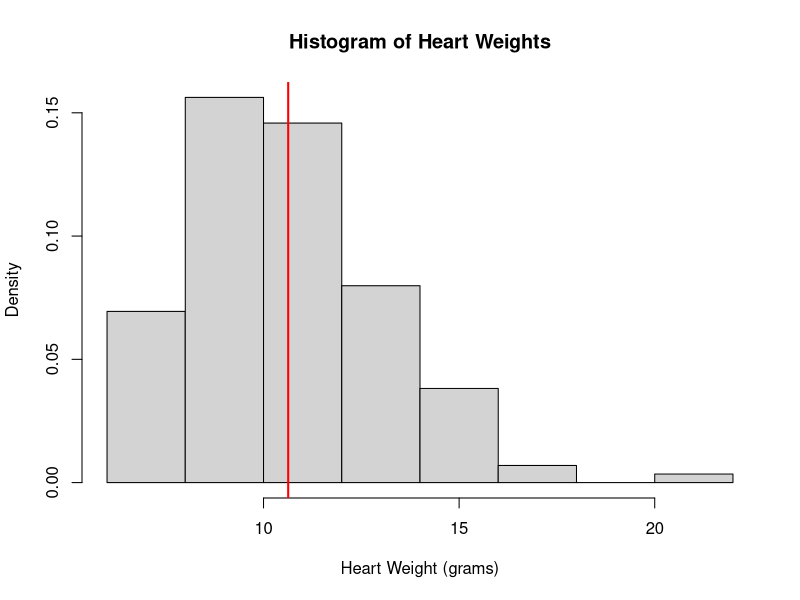
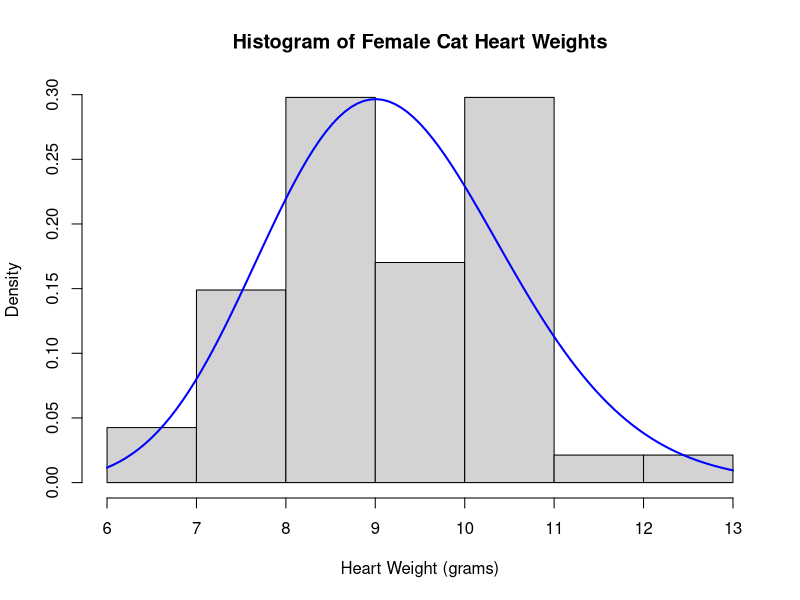
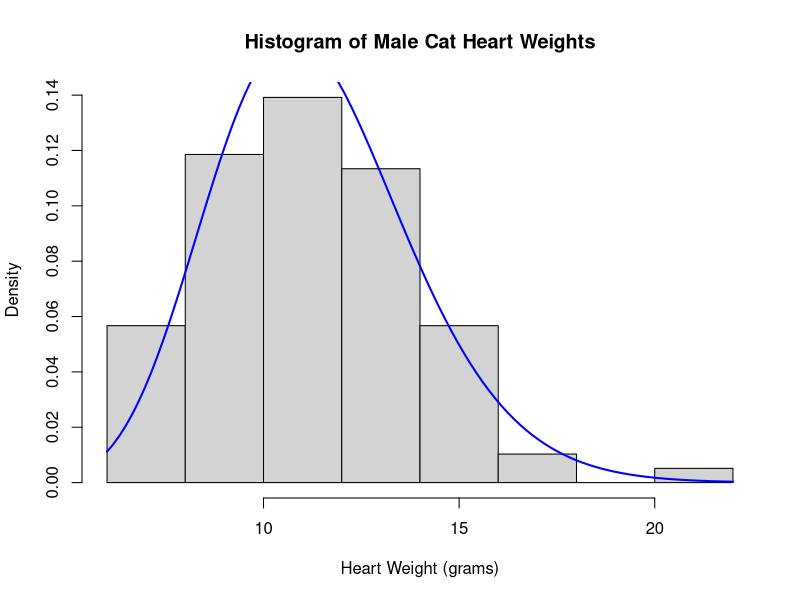
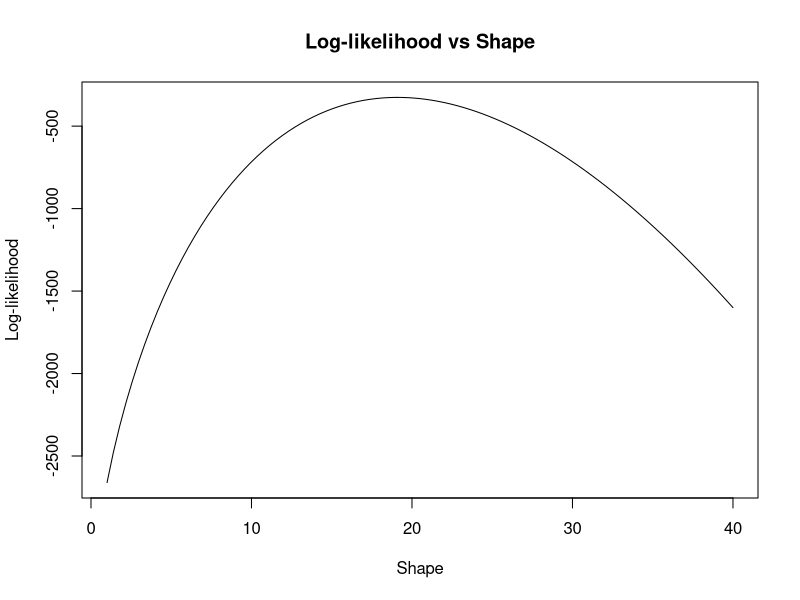
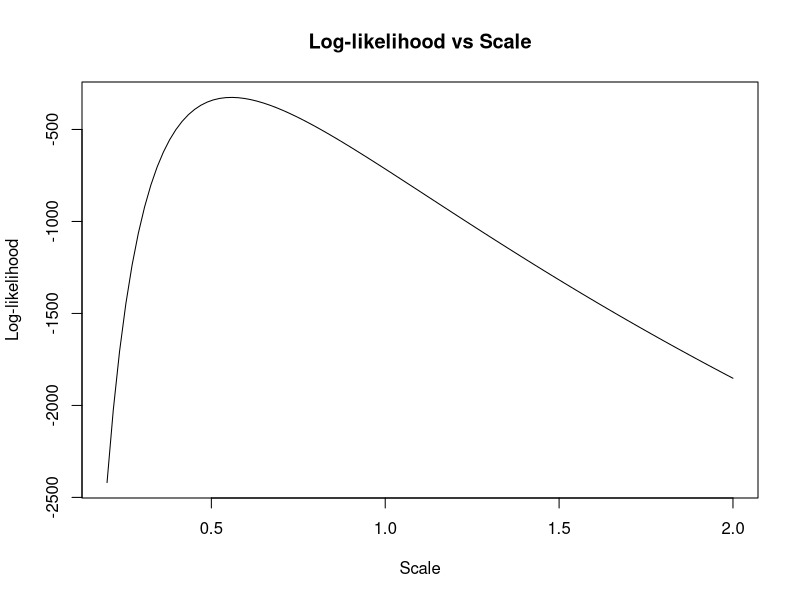
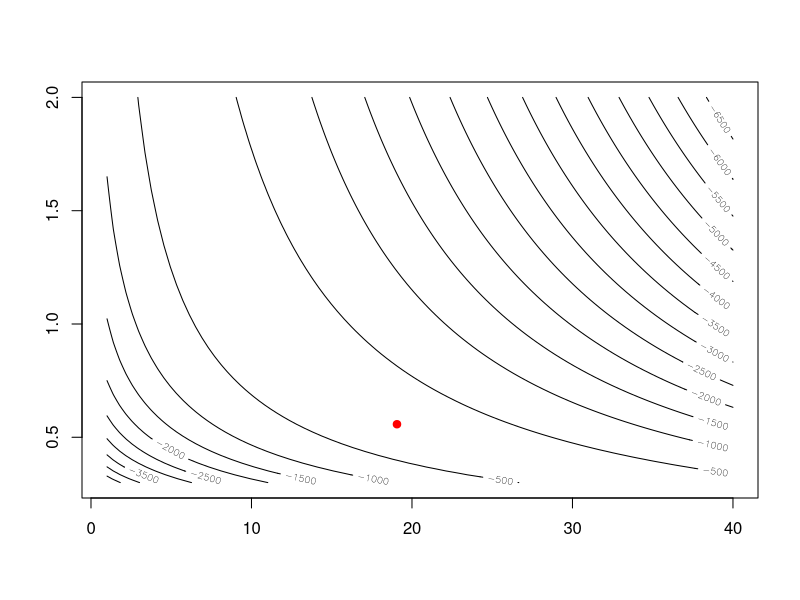
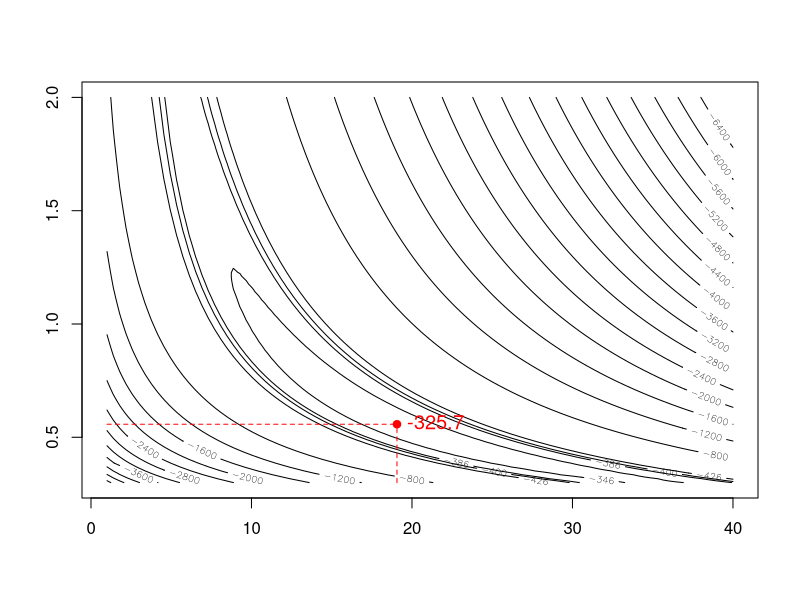
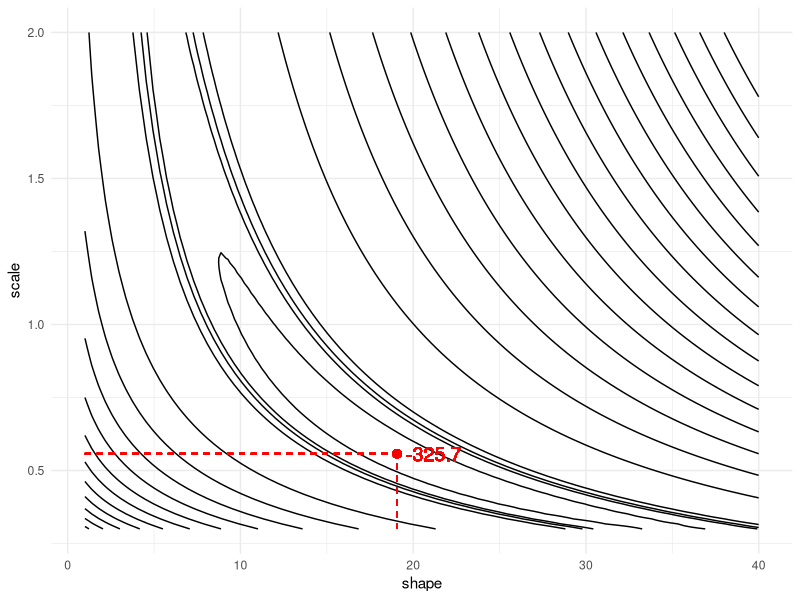

Here is the R script that generated these plots, in order:
## ---- chunk 1
knitr::opts_chunk$set(echo = TRUE)
## ---- chunk 2
library(MASS)
summary(cats)
## ---- chunk 3
hist(cats$Hwt, probability = TRUE, main = "Histogram of Heart Weights", xlab = "Heart Weight (grams)")
abline(v = mean(cats$Hwt), col = "red", lwd = 2)
## ---- chunk 4
gamma_params <- function(mean, variance) {
  a <- mean * mean / variance
  s <- variance / mean
  return(list(a = a, s = s))
}
## ---- chunk 5
mean_val <- mean(cats$Hwt)
sd_val <- sd(cats$Hwt)
variance_val <- var(cats$Hwt)

cat("Mean of Heart Weights:", mean_val, "\n")
cat("Standard Deviation of Heart Weights:", sd_val, "\n")
cat("Variance of Heart Weights:", variance_val, "\n")

params <- gamma_params(mean_val, variance_val)
print(params)
## ---- chunk 6
cat_stats <- function(data) {
  mean_val <- mean(data)
  variance_val <- var(data)
  params <- gamma_params(mean_val, variance_val)
  return(list(mean = mean_val, variance = variance_val, a = params$a, s = params$s))
}
## ---- chunk 7
male_stats <- cat_stats(cats$Hwt[cats$Sex == "M"])
female_stats <- cat_stats(cats$Hwt[cats$Sex == "F"])
print("Statistics for Male Cats:")
print(male_stats)
print("\nStatistics for Female Cats:")
print(female_stats)
## ---- chunk 8
hist(cats$Hwt[cats$Sex == "F"], probability = TRUE, main = "Histogram of Female Cat Heart Weights", xlab = "Heart Weight (grams)")
curve(dgamma(x, shape = female_stats$a, scale = female_stats$s), add = TRUE, col = "blue", lwd = 2)
## ---- chunk 9
hist(cats$Hwt[cats$Sex == "M"], probability = TRUE, main = "Histogram of Male Cat Heart Weights", xlab = "Heart Weight (grams)")
curve(dgamma(x, shape = male_stats$a, scale = male_stats$s), add = TRUE, col = "blue", lwd = 2)
## ---- chunk 10
log_likelihood <- function(data, shape, scale) {
  sum(log(dgamma(data, shape = shape, scale = scale)))
}
log_likelihood_val <- log_likelihood(cats$Hwt, params$a, params$s)
rounded_log_likelihood_val <- round(log_likelihood_val)
print(log_likelihood_val)
print(rounded_log_likelihood_val)
## ---- chunk 11
gamma_log_lik <- function(dat, shape, scale) {
  sum(log(dgamma(dat, shape = shape, scale = scale)))
}
## ---- chunk 12
log_lik_val <- gamma_log_lik(cats$Hwt, params$a, params$s)
print(log_lik_val)
## ---- chunk 13
log_lik_shape <- function(x) {
  sapply(x, function(shape) gamma_log_lik(cats$Hwt, shape, params$s))
}

curve(log_lik_shape, from = 1, to = 40, main = "Log-likelihood vs Shape", xlab = "Shape", ylab = "Log-likelihood")
## ---- chunk 14
log_lik_scale <- function(x) {
  sapply(x, function(scale) gamma_log_lik(cats$Hwt, params$a, scale))
}

curve(log_lik_scale, from = 0.2, to = 2, main = "Log-likelihood vs Scale", xlab = "Scale", ylab = "Log-likelihood")
## ---- chunk 15
shape_values <- seq(1, 40, by = 0.1)
log_lik_values_shape <- log_lik_shape(shape_values)

# For shape
max_shape_index = which(log_lik_values_shape == max(log_lik_values_shape))
max_shape_value = shape_values[max_shape_index]

scale_values <- seq(0.2, 2, by = 0.01)
log_lik_values_scale <- log_lik_scale(scale_values)

# For scale
max_scale_index = which(log_lik_values_scale == max(log_lik_values_scale))
max_scale_value = scale_values[max_scale_index]

print(paste("Maxima for shape: ", max_shape_value))
print(paste("Maxima for scale: ", max_scale_value))

## ---- chunk 16
gamma_cats <- function(shape, scale) {
  gamma_log_lik(cats$Hwt, shape, scale)
}
## ---- chunk 17
# Create sequences of shape and scale values
shape_vals <- seq(1, 40, length.out = 100)
scale_vals <- seq(0.3, 2, length.out = 100)

# Use outer to create a matrix of log-likelihood values
z <- outer(shape_vals, scale_vals, Vectorize(gamma_cats))

# Plot the contour map
contour(shape_vals, scale_vals, z, nlevels = 20)

# Add a point for the moment-based estimates
points(params$a, params$s, col = "red", pch = 19)
## ---- chunk 18
# Specify the custom contour levels
custom_levels <- c(-6400, -6000, -5600, -5200, -4800, -4400, -4000, -3600, -3200, -2800, -2400, -2000, -1600, -1200, -800, -426, -400, -386, -346)

# Plot the contour map with custom levels
contour(shape_vals, scale_vals, z, levels = custom_levels)

# Add a point for the moment-based estimates
points(params$a, params$s, col = "red", pch = 19)

# Draw segments indicating the levels of the moment-based parameters
segments(x0 = min(shape_vals), y0 = params$s, x1 = params$a, y1 = params$s, col = "red", lty = 2)
segments(x0 = params$a, y0 = min(scale_vals), x1 = params$a, y1 = params$s, col = "red", lty = 2)

# Calculate the maximum log-likelihood value for labeling
max_log_lik <- sprintf("%.1f", log_likelihood(cats$Hwt, params$a, params$s))

# Add a label for the moment-based estimates
text(params$a, params$s, labels = max_log_lik, pos = 4, cex = 1.2, col = "red")
## ---- chunk 19
library(ggplot2)

# Convert the matrix of log-likelihood values into a long format data frame
df <- expand.grid(shape = shape_vals, scale = scale_vals)
df$log_lik <- c(z)

# Plot using ggplot and geom_contour with custom levels
ggplot(df, aes(x = shape, y = scale, z = log_lik)) +
  geom_contour(color = "black", breaks = custom_levels) +
  geom_point(aes(x = params$a, y = params$s), color = "red", size = 2.5) +
  geom_segment(aes(x = min(shape_vals), y = params$s, xend = params$a, yend = params$s), color = "red", linetype = "dashed") +
  geom_segment(aes(x = params$a, y = min(scale_vals), xend = params$a, yend = params$s), color = "red", linetype = "dashed") +
  geom_text(aes(x = params$a, y = params$s, label = max_log_lik), hjust = -0.15, vjust = 0.5, color = "red", size = 5) +
  theme_minimal()
## ---- chunk 20
# Adjust the range of shape_vals and scale_vals to zoom in on the region of interest
shape_vals_zoom <- seq(params$a - 10, params$a + 10, length.out = 100)
scale_vals_zoom <- seq(params$s - 0.5, params$s + 0.5, length.out = 100)

# Recalculate the matrix z using the new ranges
z_zoom <- outer(shape_vals_zoom, scale_vals_zoom, Vectorize(gamma_cats))

# Plot the zoomed-in contour map with custom levels
contour(shape_vals_zoom, scale_vals_zoom, z_zoom, levels = custom_levels)

# Add a point for the moment-based estimates
points(params$a, params$s, col = "red", pch = 19)

# Draw segments indicating the levels of the moment-based parameters
segments(x0 = min(shape_vals_zoom), y0 = params$s, x1 = params$a, y1 = params$s, col = "red", lty = 2)
segments(x0 = params$a, y0 = min(scale_vals_zoom), x1 = params$a, y1 = params$s, col = "red", lty = 2)

# Add a label for the moment-based estimates with one decimal place, larger font, and red color, positioned to the right of the point
text(params$a, params$s, labels = sprintf("%.1f", log_likelihood(cats$Hwt, params$a, params$s)), pos = 4, cex = 1.2, col = "red", offset = 0.5)
## ---- chunk 21
library(numDeriv)

# Negative log-likelihood function
nll_gamma <- function(params, data) {
  shape <- params[1]
  scale <- params[2]
  -sum(log(dgamma(data, shape = shape, scale = scale)))
}

# Initial values
start_params <- c(params$a, params$s)

# Use optim to find MLE
result_optim <- optim(par = start_params, fn = nll_gamma, data = cats$Hwt, method = "BFGS")

# Extract the MLEs
mle_shape <- result_optim$par[1]
mle_scale <- result_optim$par[2]

# Compute the log-likelihood for MLEs from optim
log_likelihood_optim <- -nll_gamma(c(mle_shape, mle_scale), cats$Hwt)

print(paste("Log-Likelihood using optim: ", log_likelihood_optim))
print(paste("MLE for shape (using optim): ", mle_shape))
print(paste("MLE for scale (using optim): ", mle_scale))
## ---- chunk 22
# Compute the gradient at the MLEs
gradient_at_mle <- grad(func = function(params) nll_gamma(params, cats$Hwt), x = c(mle_shape, mle_scale))

# Print the gradient values
print(paste("Gradient for Shape using optim: ", gradient_at_mle[1]))
print(paste("Gradient for Scale using optim: ", gradient_at_mle[2]))
## ---- chunk 23
gradient_descent <- function(f, theta0, step_scale, stopping_deriv, max_iter, ...) {
  theta <- theta0
  for (i in 1:max_iter) {
    gradient <- numDeriv::grad(f, theta, ...)
    if(all(abs(gradient) < stopping_deriv)) {
      break()
    }
    theta <- theta - step_scale * gradient
  }
  if (i == max_iter) {
    warning("Maximal number of iterations reached, convergence not assured")
  }
  fit <- 
    list(
      argmin = theta,
      final_gradient = gradient,
      final_value = f(theta, ...),
      iterations = i,
      theta0 = theta0,
      step_scale = step_scale,
      stopping_deriv = stopping_deriv
      )
  return(fit)
}
## ---- chunk 24
nll_vector_form <- function(theta, data) {
  shape <- theta[1]
  scale <- theta[2]
  -sum(log(dgamma(data, shape = shape, scale = scale)))
}
# Setting up data and initial values
data <- cats$Hwt
theta0 <- c(mle_shape, mle_scale) 

# Gradient Descent parameters
step_scale <- 0.0001
stopping_deriv <- 1e-6
max_iter <- 1000

# Gradient Descent application
fit <- gradient_descent(f = function(theta) nll_vector_form(theta, data), 
                        theta0 = theta0, 
                        step_scale = step_scale, 
                        stopping_deriv = stopping_deriv, 
                        max_iter = max_iter)

# Extract results
mle_shape_gd <- fit$argmin[1]
mle_scale_gd <- fit$argmin[2]

# Compute the log-likelihood for MLEs from gradient descent
log_likelihood_gd <- -nll_vector_form(c(mle_shape_gd, mle_scale_gd), cats$Hwt)

print(paste("Log-Likelihood using gradient descent: ", log_likelihood_gd))
print(paste("Gradient Descent (Class function) MLE for shape: ", mle_shape_gd))
print(paste("Gradient Descent (Class function) MLE for scale: ", mle_scale_gd))
## ---- chunk 25
# Adjusted log-likelihood function to return positive value
log_likelihood_gd <- function(theta) {
  shape <- theta[1]
  scale <- theta[2]
  sum(log(dgamma(cats$Hwt, shape = shape, scale = scale)))
}

# Define a range around the estimates for shape and scale
shape_range <- seq(mle_shape_gd - 1, mle_shape_gd + 1, by = 0.0005)
scale_range <- seq(mle_scale_gd - 0.075, mle_scale_gd + 0.075, by = 0.0005)

# Initialize variables to store the best log-likelihood and corresponding parameters
best_log_lik <- -Inf
best_shape <- NA
best_scale <- NA

# Loop through the grid and evaluate the log-likelihood for each combination
for (shape in shape_range) {
  for (scale in scale_range) {
    current_log_lik <- log_likelihood_gd(c(shape, scale))
    if (current_log_lik > best_log_lik) {
      best_log_lik <- current_log_lik
      best_shape <- shape
      best_scale <- scale
    }
  }
}

# Print the results
print(paste("Best log-likelihood: ", best_log_lik))
print(paste("Best shape: ", best_shape))
print(paste("Best scale: ", best_scale))
